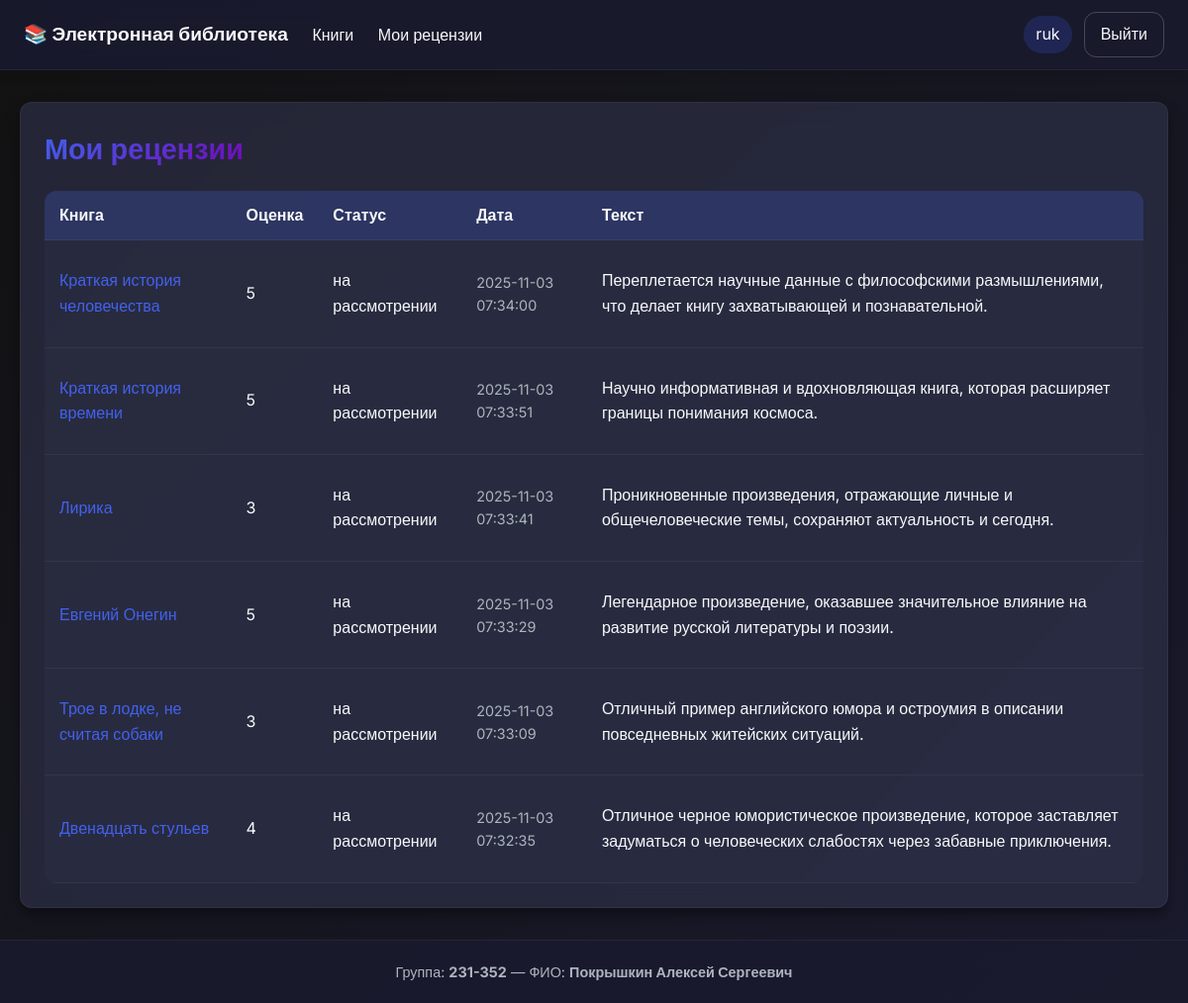
Screenshot of /reviews/my (signed in) with the database file from the repository.
### tables this page shows
CREATE TABLE users (
  id INTEGER PRIMARY KEY AUTOINCREMENT,
  username TEXT NOT NULL UNIQUE,
  password_hash TEXT NOT NULL,
  last_name TEXT NOT NULL,
  first_name TEXT NOT NULL,
  middle_name TEXT,
  role_id INTEGER NOT NULL,
  FOREIGN KEY (role_id) REFERENCES roles(id) ON DELETE RESTRICT
);

CREATE TABLE reviews (
  id INTEGER PRIMARY KEY AUTOINCREMENT,
  book_id INTEGER NOT NULL,
  user_id INTEGER NOT NULL,
  rating INTEGER NOT NULL CHECK(rating BETWEEN 0 AND 5),
  text TEXT NOT NULL,
  status_id INTEGER NOT NULL DEFAULT 1,
  created_at DATETIME NOT NULL DEFAULT CURRENT_TIMESTAMP,
  FOREIGN KEY (book_id) REFERENCES books(id) ON DELETE CASCADE,
  FOREIGN KEY (user_id) REFERENCES users(id) ON DELETE CASCADE,
  FOREIGN KEY (status_id) REFERENCES review_statuses(id) ON DELETE RESTRICT
);

CREATE TABLE books (
  id INTEGER PRIMARY KEY AUTOINCREMENT,
  title TEXT NOT NULL,
  short_description TEXT NOT NULL,
  year INTEGER NOT NULL,
  publisher TEXT NOT NULL,
  author TEXT NOT NULL,
  pages INTEGER NOT NULL
);

CREATE TABLE review_statuses (
  id INTEGER PRIMARY KEY AUTOINCREMENT,
  name TEXT NOT NULL UNIQUE,
  description TEXT
);

### app/books.py (the view)
@bp.route('/reviews/my')
@login_required
def my_reviews():
    db = get_db()
    uid = g.user['id']
    rows = db.execute(
        "SELECT r.id, r.rating, r.text, r.created_at, rs.name as status_name, b.id as book_id, b.title as book_title "
        "FROM reviews r "
        "JOIN review_statuses rs ON r.status_id = rs.id "
        "JOIN books b ON r.book_id = b.id "
        "WHERE r.user_id = ? "
        "ORDER BY r.created_at DESC",
        (uid,)
    ).fetchall()
    reviews = []
    for r in rows:
        reviews.append({
            'id': r['id'],
            'rating': r['rating'],
            'created_at': r['created_at'],
            'status': r['status_name'],
            'book_id': r['book_id'],
            'book_title': r['book_title'],
            'html': render_review_text(r['text'])
        })
    return render_template('my_reviews.html', reviews=reviews)

### app/auth.py (called while the page is built)
@bp.before_app_request
def load_logged_in_user():
    user_id = session.get('user_id')
    if user_id is None:
        g.user = None
        g.user_role = None
    else:
        db = get_db()
        user = db.execute(
            'SELECT u.id, u.username, u.last_name, u.first_name, u.middle_name, r.name as role_name '
            'FROM users u JOIN roles r ON u.role_id = r.id WHERE u.id = ?',
            (user_id,)
        ).fetchone()
        g.user = user
        g.user_role = user['role_name'] if user else None

def login_required(view):
    @wraps(view)
    def wrapped_view(**kwargs):
        if g.get('user') is None:
            flash('Для выполнения данного действия необходимо пройти процедуру аутентификации', 'error')
            return redirect(url_for('auth.login', next=request.path))
        return view(**kwargs)
    return wrapped_view

### app/books.py (called while the page is built)
def render_review_text(md_text: str) -> str:
    if md_text is None:
        return ''
    html = markdown.markdown(md_text, extensions=['extra', 'sane_lists'])
    clean = bleach.clean(html, tags=ALLOWED_TAGS, attributes=ALLOWED_ATTRIBUTES, strip=True)
    clean = bleach.linkify(clean)
    return clean

### app/db.py (called while the page is built)
def get_db():
    if 'db' not in g:
        g.db = sqlite3.connect(
            current_app.config['DATABASE'],
            detect_types=sqlite3.PARSE_DECLTYPES
        )
        g.db.row_factory = sqlite3.Row
    return g.db

### app/templates/my_reviews.html
{% extends "base.html" %}
{% block content %}
<div class="card">
  <h2>Мои рецензии</h2>
  {% if reviews %}
    <table>
      <thead>
        <tr>
          <th>Книга</th>
          <th>Оценка</th>
          <th>Статус</th>
          <th>Дата</th>
          <th>Текст</th>
        </tr>
      </thead>
      <tbody>
        {% for r in reviews %}
          <tr>
            <td><a href="{{ url_for('books.book_view', book_id=r.book_id) }}">{{ r.book_title }}</a></td>
            <td>{{ r.rating }}</td>
            <td>{{ r.status }}</td>
            <td class="muted">{{ r.created_at }}</td>
            <td>{{ r.html|safe }}</td>
          </tr>
        {% endfor %}
      </tbody>
    </table>
  {% else %}
    <p class="muted">У вас ещё нет рецензий.</p>
  {% endif %}
</div>
{% endblock %}

### app/templates/base.html (shortened to what this page needs)
<!doctype html>
<html lang="ru">
<head>
</head>
<body>
  <div class="navbar">
    <div class="nav-left">
      <a href="{{ url_for('books.index') }}" style="font-size:1.2rem; font-weight:700;">📚 Электронная библиотека</a>
      <a href="{{ url_for('books.index') }}">Книги</a>
      {% if session.get('user_id') and g.user_role == 'пользователь' %}
        <a href="{{ url_for('books.my_reviews') }}">Мои рецензии</a>
      {% endif %}
    </div>
    <div class="nav-right">
      {% if session.get('user_id') %}
        <span style="background: rgba(67, 97, 238, 0.2); padding: 6px 12px; border-radius: 20px;">{{ session.get('full_name') }}</span>
        <a class="btn-ghost" href="{{ url_for('auth.logout') }}">Выйти</a>
      {% else %}
        <a class="btn" href="{{ url_for('auth.login') }}">Войти</a>
      {% endif %}
    </div>
  </div>
  <div class="container">
    {% block content %}{% endblock %}
  </div>
  <footer>
    Группа: <strong>231-352</strong> — ФИО: <strong>Покрышкин Алексей Сергеевич </strong><br/>
  </footer>
</body>
</html>

### app/templates/base.html (style rules this page uses)
:root { --primary: #4361ee; --primary-dark: #3a56d4; --secondary: #7209b7; --dark: #1a1a2e; --darker: #121212; --dark-light: #2d3047; --light: #f8f9fa; --gray: #6c757d; --gray-light: #adb5bd; --success: #4bb543; --danger: #e74c3c; --warning: #f39c12; --border-radius: 12px; --shadow: 0 10px 20px rgba(0,0,0,0.19), 0 6px 6px rgba(0,0,0,0.23); --transition: all 0.3s ease; }
* { box-sizing: border-box; }
body { font-family: 'Inter', Arial, sans-serif; margin: 0; padding: 0; background: linear-gradient(135deg, var(--darker) 0%, var(--dark) 100%); color: var(--light); font-size: 1rem; line-height: 1.6; min-height: 100vh; }
.navbar { background: rgba(26, 26, 46, 0.95); backdrop-filter: blur(10px); color: var(--light); padding: 12px 24px; display: flex; align-items: center; justify-content: space-between; box-shadow: 0 4px 12px rgba(0,0,0,0.1); position: sticky; top: 0; z-index: 100; border-bottom: 1px solid rgba(255,255,255,0.05); }
.nav-left a, .nav-left span { color: var(--light); margin-right: 20px; text-decoration: none; font-weight: 500; transition: var(--transition); position: relative; }
.nav-left a::after { content: ''; position: absolute; width: 0; height: 2px; bottom: -5px; left: 0; background-color: var(--primary); transition: var(--transition); }
.nav-right { display: flex; align-items: center; gap: 12px; }
.container { max-width: 1200px; margin: 32px auto; padding: 0 20px; }
.card { background: rgba(45, 48, 71, 0.7); backdrop-filter: blur(10px); color: var(--light); padding: 24px; border-radius: var(--border-radius); box-shadow: var(--shadow); border: 1px solid rgba(255,255,255,0.05); transition: var(--transition); }
footer { margin-top: 32px; padding: 20px 24px; text-align: center; color: var(--gray-light); background: rgba(26, 26, 46, 0.9); font-size: 0.9rem; border-top: 1px solid rgba(255,255,255,0.05); }
.btn-ghost { background: transparent; border: 1px solid rgba(255,255,255,0.2); color: var(--light); padding: 9px 16px; border-radius: var(--border-radius); text-decoration: none; transition: var(--transition); }
table { width: 100%; border-collapse: collapse; color: var(--light); background: rgba(45, 48, 71, 0.5); border-radius: var(--border-radius); overflow: hidden; }
th, td { padding: 12px 15px; border-bottom: 1px solid rgba(255,255,255,0.05); text-align: left; vertical-align: middle; }
th { background: rgba(67, 97, 238, 0.2); font-weight: 600; }
.muted { color: var(--gray-light); font-size: 0.9rem; }
a { color: var(--primary); text-decoration: none; transition: var(--transition); }
h1, h2, h3, h4, h5, h6 { font-weight: 600; margin-top: 0; }
h2 { font-size: 1.8rem; margin-bottom: 1.2rem; background: linear-gradient(135deg, var(--primary) 0%, var(--secondary) 100%); -webkit-background-clip: text; -webkit-text-fill-color: transparent; display: inline-block; }

### rows the page displays
users: get "ruk"
reviews: book_title "Краткая история человечества", rating "5", status "на рассмотрении", created_at "2025-11-03 07:34:00", html "Переплетается научные данные с философскими размышлениями, что делает книгу захватывающей и познавательной."
reviews: book_title "Краткая история времени", rating "5", status "на рассмотрении", created_at "2025-11-03 07:33:51", html "Научно информативная и вдохновляющая книга, которая расширяет границы понимания космоса."
reviews: book_title "Лирика", rating "3", status "на рассмотрении", created_at "2025-11-03 07:33:41", html "Проникновенные произведения, отражающие личные и общечеловеческие темы, сохраняют актуальность и сегодня."
reviews: book_title "Евгений Онегин", rating "5", status "на рассмотрении", created_at "2025-11-03 07:33:29", html "Легендарное произведение, оказавшее значительное влияние на развитие русской литературы и поэзии."
reviews: book_title "Трое в лодке, не считая собаки", rating "3", status "на рассмотрении", created_at "2025-11-03 07:33:09", html "Отличный пример английского юмора и остроумия в описании повседневных житейских ситуаций."
reviews: book_title "Двенадцать стульев", rating "4", status "на рассмотрении", created_at "2025-11-03 07:32:35", html "Отличное черное юмористическое произведение, которое заставляет задуматься о человеческих слабостях через забавные приключения."
